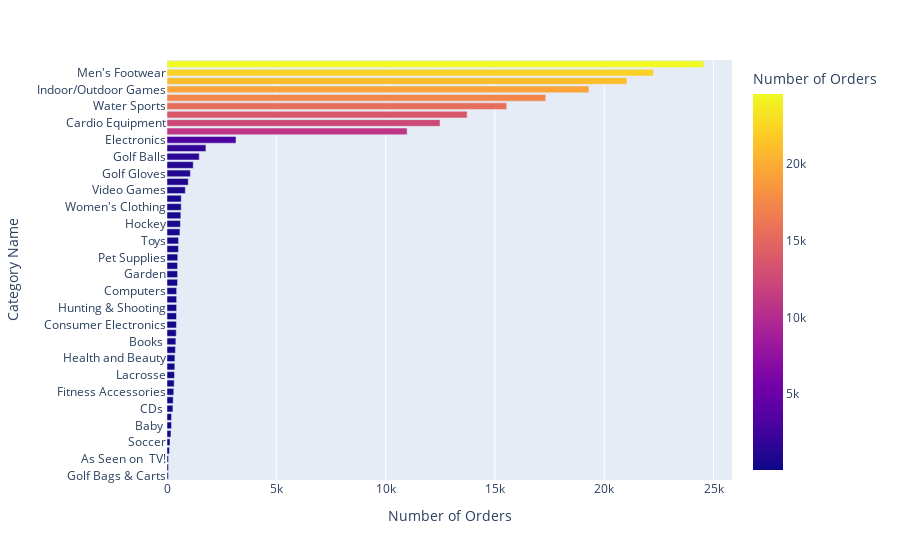

Notebook cell for this chart:
### Markdown cell above
## Visuals from initial data exploration

### Code cell
#Category Name Visual
data_Category_Name=df_a.groupby(['Category Name'])['Order Id'].count().reset_index(name='Number of Orders').sort_values(by= 'Number of Orders', ascending= True)
px.bar(data_Category_Name, x='Number of Orders',y = 'Category Name',color ='Number of Orders')

### Figure 1 — Plotly figure (JSON) as saved in the notebook; plotly's stock layout.template omitted (floating-point values rounded to 4 significant figures)
{"data": [{"alignmentgroup": "True", "hovertemplate": "Number of Orders=%{marker.color}<br>Category Name=%{y}<extra></extra>", "legendgroup": "", "marker": {"color": [61, 67, 68, 111, 138, 181, 207, 208, 271, 283, 309, 328, 343, 357, 362, 384, 405, 423, 431, 434, 440, 441, 442, 483, 484, 484, 492, 524, 529, 592, 614, 632, 650, 652, 838, 974, 1070, 1201, 1475, 1780, 3156, 10984, 12487, 13729, 15540, 17325, 19298, 21035, 22246, 24551], "coloraxis": "coloraxis", "pattern": {"shape": ""}}, "name": "", "offsetgroup": "", "orientation": "h", "showlegend": false, "textposition": "auto", "type": "bar", "x": [61, 67, 68, 111, 138, 181, 207, 208, 271, 283, 309, 328, 343, 357, 362, 384, 405, 423, 431, 434, 440, 441, 442, 483, 484, 484, 492, 524, 529, 592, 614, 632, 650, 652, 838, 974, 1070, 1201, 1475, 1780, 3156, 10984, 12487, 13729, 15540, 17325, 19298, 21035, 22246, 24551], "xaxis": "x", "y": ["Golf Bags & Carts", "Basketball", "As Seen on  TV!", "Strength Training", "Soccer", "Women's Golf Clubs", "Baby ", "Men's Clothing", "CDs ", "Men's Golf Clubs", "Fitness Accessories", "Tennis & Racquet", "Lacrosse", "Sporting Goods", "Health and Beauty", "Kids' Golf Clubs", "Books ", "Boxing & MMA", "Consumer Electronics", "Music", "Hunting & Shooting", "Golf Apparel", "Computers", "DVDs", "Garden", "Crafts", "Pet Supplies", "Golf Shoes", "Toys", "Cameras ", "Hockey", "Baseball & Softball", "Women's Clothing", "Children's Clothing", "Video Games", "Trade-In", "Golf Gloves", "Girls' Apparel", "Golf Balls", "Accessories", "Electronics", "Shop By Sport", "Cardio Equipment", "Camping & Hiking", "Water Sports", "Fishing", "Indoor/Outdoor Games", "Women's Apparel", "Men's Footwear", "Cleats"], "yaxis": "y"}], "layout": {"barmode": "relative", "coloraxis": {"colorbar": {"title": {"text": "Number of Orders"}}, "colorscale": [[0, "#0d0887"], [0.1111, "#46039f"], [0.2222, "#7201a8"], [0.3333, "#9c179e"], [0.4444, "#bd3786"], [0.5556, "#d8576b"], [0.6667, "#ed7953"], [0.7778, "#fb9f3a"], [0.8889, "#fdca26"], [1, "#f0f921"]]}, "legend": {"tracegroupgap": 0}, "margin": {"t": 60}, "xaxis": {"anchor": "y", "domain": [0, 1], "title": {"text": "Number of Orders"}}, "yaxis": {"anchor": "x", "domain": [0, 1], "title": {"text": "Category Name"}}}}
